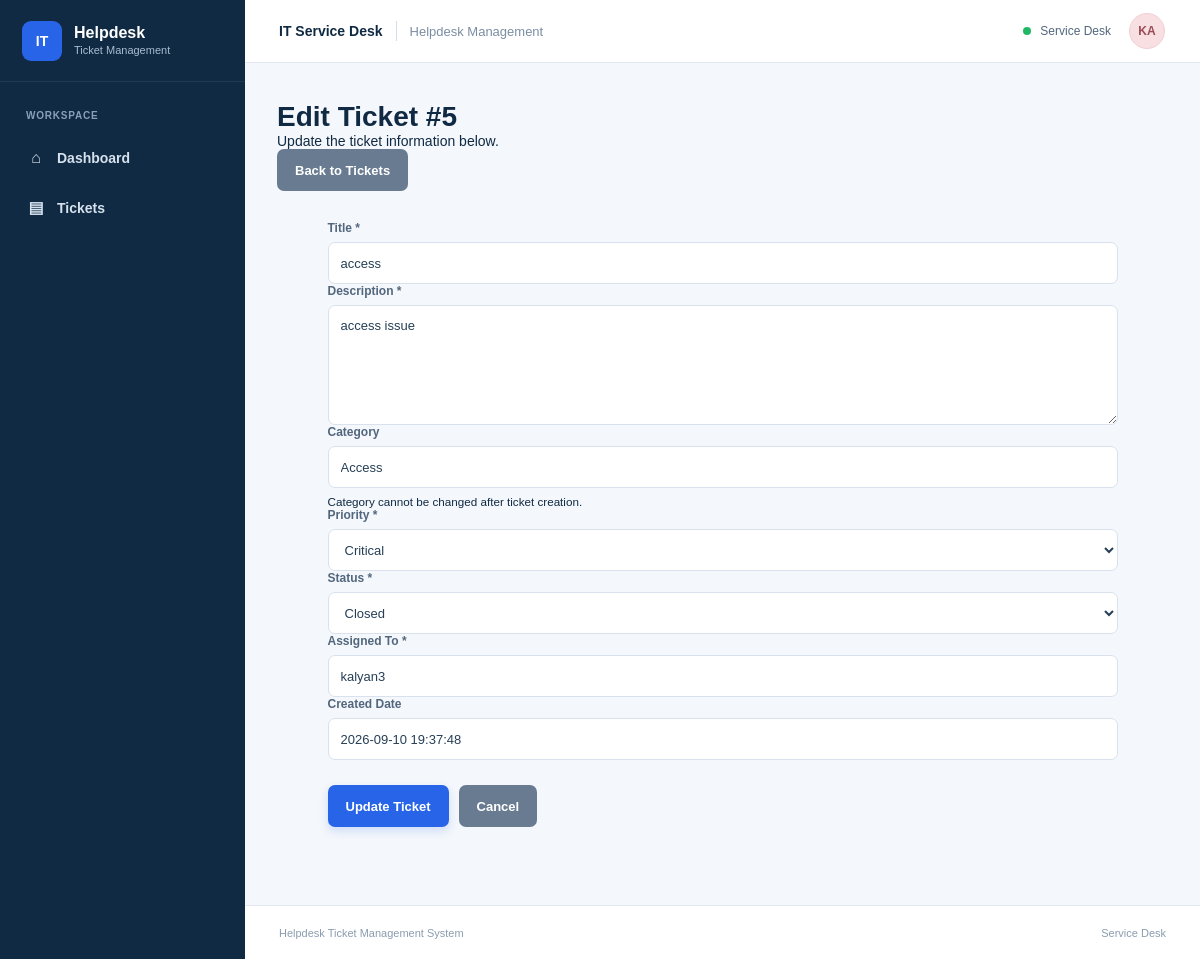
Screenshot of /tickets/5/edit (signed in) with the database file from the repository.
### tables this page shows
CREATE TABLE tickets (
                id INTEGER PRIMARY KEY AUTOINCREMENT,
                title TEXT NOT NULL,
                description TEXT NOT NULL,
                category TEXT NOT NULL,
                priority TEXT NOT NULL,
                status TEXT NOT NULL,
                created_date TEXT NOT NULL,
                assigned_to TEXT NOT NULL
            );

### app.py (the view, shortened to what this page needs)
@app.route("/tickets/<int:ticket_id>/edit", methods=["GET", "POST"])
def edit_ticket(ticket_id):
    if not session.get("logged_in"):
        return redirect(url_for("login"))
    try:
        ticket = get_ticket(ticket_id)
    except ValueError as error:
        flash(str(error), "danger")
        return redirect(url_for("tickets"))
    return render_template(
        "edit_ticket.html",
        ticket=ticket,
        priorities=PRIORITIES,
        statuses=STATUSES,
    )

### database/db.py (called while the page is built)
def get_connection():
    connection = sqlite3.connect(DATABASE_PATH)
    connection.row_factory = sqlite3.Row
    return connection

### services/ticket_service.py (called while the page is built)
def get_ticket(ticket_id):
    if not isinstance(ticket_id, int) or ticket_id <= 0:
        raise ValueError("Invalid ticket ID.")
    connection = get_connection()
    try:
        ticket = connection.execute(
            """
            SELECT *
            FROM tickets
            WHERE id = ?
            """,
            (ticket_id,),
        ).fetchone()
        if ticket is None:
            raise ValueError("Ticket not found.")
        return ticket
    finally:
        connection.close()

### templates/edit_ticket.html
{% extends "base.html" %}
{% block content %}
<div class="page-header">
    <div>
        <h1>Edit Ticket #{{ ticket["id"] }}</h1>
        <p class="subtitle">Update the ticket information below.</p>
    </div>
    <a href="{{ url_for('tickets') }}" class="btn btn-secondary">
        Back to Tickets
    </a>
</div>
<div class="form-card">
    <form method="POST">
        <div class="form-group">
            <label for="title">Title *</label>
            <input
                type="text"
                id="title"
                name="title"
                value="{{ ticket['title'] }}"
                required
            >
        </div>
        <div class="form-group">
            <label for="description">Description *</label>
            <textarea
                id="description"
                name="description"
                required
            >{{ ticket['description'] }}</textarea>
        </div>
        <div class="form-group">
            <label for="category">Category</label>
            <input
                type="text"
                id="category"
                value="{{ ticket['category'] }}"
                disabled
            >
            <small>
                Category cannot be changed after ticket creation.
            </small>
        </div>
        <div class="form-group">
            <label for="priority">Priority *</label>
            <select
                id="priority"
                name="priority"
                required
            >
                {% for priority in priorities %}
                    <option
                        value="{{ priority }}"
                        {% if ticket['priority'] == priority %}selected{% endif %}
                    >
                        {{ priority }}
                    </option>
                {% endfor %}
            </select>
        </div>
        <div class="form-group">
            <label for="status">Status *</label>
            <select
                id="status"
                name="status"
                required
            >
                {% for status in statuses %}
                    <option
                        value="{{ status }}"
                        {% if ticket['status'] == status %}selected{% endif %}
                    >
                        {{ status }}
                    </option>
                {% endfor %}
            </select>
        </div>
        <div class="form-group">
            <label for="assigned_to">Assigned To *</label>
            <input
                type="text"
                id="assigned_to"
                name="assigned_to"
                value="{{ ticket['assigned_to'] }}"
                required
            >
        </div>
        <div class="form-group">
            <label>Created Date</label>
            <input
                type="text"
                value="{{ ticket['created_date'] }}"
                disabled
            >
        </div>
        <div class="form-actions">
            <button
                type="submit"
                class="btn btn-primary"
            >
                Update Ticket
            </button>
            <a
                href="{{ url_for('tickets') }}"
                class="btn btn-secondary"
            >
                Cancel
            </a>
        </div>
    </form>
</div>
{% endblock %}

### static/css/style.css (style rules this page uses)
* { box-sizing: border-box; margin: 0; padding: 0; }
html, body { min-height: 100%; }
body { font-family: Arial, Helvetica, sans-serif; background: #f4f7fb; color: #102a43; font-size: 14px; }
a { text-decoration: none; color: inherit; }
button, input, select, textarea { font-family: inherit; }
.btn { min-height: 42px; padding: 0 18px; border: none; border-radius: 7px; display: inline-flex; align-items: center; justify-content: center; gap: 8px; font-size: 13px; font-weight: 700; cursor: pointer; transition: 0.2s ease; }
.btn-primary { background: #2864e8; color: #ffffff; box-shadow: 0 4px 10px rgba(40, 100, 232, 0.18); }
.btn-secondary { background: #687b91; color: #ffffff; }
.form-group { display: flex; flex-direction: column; gap: 7px; }
.form-group label { color: #52677d; font-size: 12px; font-weight: 700; }
.form-group input, .form-group select, .form-group textarea { width: 100%; min-height: 42px; padding: 0 12px; border: 1px solid #d9e2ec; border-radius: 7px; background: #ffffff; color: #263f56; font-size: 13px; outline: none; }
.form-group textarea { min-height: 120px; padding: 12px; resize: vertical; }
.form-card { max-width: 850px; margin: 0 auto; padding: 30px; }
.form-actions { display: flex; gap: 10px; margin-top: 25px; }

### rows the page displays
tickets: id "5", title "access", description "access issue", category "Access", priority "Critical", status "Closed", assigned_to "kalyan3", created_date "2026-09-10 19:37:48"

### other values shown
{{ session.get("username", "U")[:2].upper() }} "KA"
